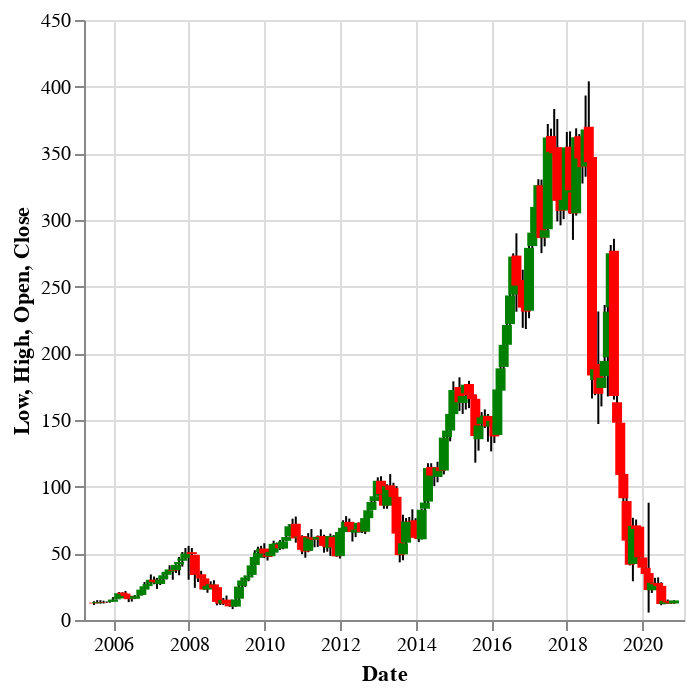

The notebook cell this image was saved under:
### Markdown cell above
#### Chart - 12

### Code cell
# Chart - 12 visualization code

import altair as alt

# Define the base chart with the date on the x-axis
base = alt.Chart(df).encode(
    x='Date:T',
    y='Open:Q'
)

# Define the candlestick bars
candlestick = base.mark_rule().encode(
    y='Low:Q',
    y2='High:Q'
)

# Define the close-open bars
close_open = base.mark_bar().encode(
    y='Open:Q',
    y2='Close:Q',
    color=alt.condition("datum.Open <= datum.Close",  # Color based on whether close is higher than open
                      alt.value("green"),
                      alt.value("red"))
)

# Combine the candlestick and close-open bars
chart = candlestick + close_open

# Display the chart
chart

### Figure 1 — Vega-Lite specification as saved in the notebook (floating-point values rounded to 4 significant figures; data arrays with more than 128 entries replaced by an {"elided": "..."} marker saying what was removed)
{"config": {"view": {"continuousWidth": 300, "continuousHeight": 300}}, "layer": [{"mark": {"type": "rule"}, "encoding": {"x": {"field": "Date", "type": "temporal"}, "y": {"field": "Low", "type": "quantitative"}, "y2": {"field": "High"}}}, {"mark": {"type": "bar"}, "encoding": {"color": {"condition": {"test": "datum.Open <= datum.Close", "value": "green"}, "value": "red"}, "x": {"field": "Date", "type": "temporal"}, "y": {"field": "Open", "type": "quantitative"}, "y2": {"field": "Close"}}}], "data": {"name": "data-a3d253884455e06bd435fd2e0af20192"}, "$schema": "https://vega.github.io/schema/vega-lite/v5.20.1.json", "datasets": {"data-a3d253884455e06bd435fd2e0af20192": {"elided": "185 records"}}}
